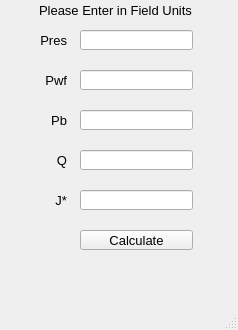
<?xml version="1.0" encoding="UTF-8"?>
<ui version="4.0">
 <class>MainWindow</class>
 <widget class="QMainWindow" name="MainWindow">
  <property name="geometry">
   <rect>
    <x>0</x>
    <y>0</y>
    <width>238</width>
    <height>330</height>
   </rect>
  </property>
  <property name="windowTitle">
   <string>Production Engineering</string>
  </property>
  <widget class="QWidget" name="centralwidget">
   <widget class="QLineEdit" name="Average_Pressure_Input">
    <property name="geometry">
     <rect>
      <x>80</x>
      <y>30</y>
      <width>113</width>
      <height>20</height>
     </rect>
    </property>
   </widget>
   <widget class="QLineEdit" name="Bubble_Point_Input">
    <property name="geometry">
     <rect>
      <x>80</x>
      <y>110</y>
      <width>113</width>
      <height>20</height>
     </rect>
    </property>
   </widget>
   <widget class="QLineEdit" name="Flowing_Pressure_Input">
    <property name="geometry">
     <rect>
      <x>80</x>
      <y>70</y>
      <width>113</width>
      <height>20</height>
     </rect>
    </property>
   </widget>
   <widget class="QLabel" name="Average_Pressure_Label">
    <property name="geometry">
     <rect>
      <x>20</x>
      <y>30</y>
      <width>47</width>
      <height>20</height>
     </rect>
    </property>
    <property name="font">
     <font>
      <pointsize>10</pointsize>
     </font>
    </property>
    <property name="text">
     <string>Pres</string>
    </property>
    <property name="alignment">
     <set>Qt::AlignRight|Qt::AlignTrailing|Qt::AlignVCenter</set>
    </property>
   </widget>
   <widget class="QLabel" name="Flowing_Pressure_Label">
    <property name="geometry">
     <rect>
      <x>20</x>
      <y>70</y>
      <width>47</width>
      <height>20</height>
     </rect>
    </property>
    <property name="font">
     <font>
      <pointsize>10</pointsize>
     </font>
    </property>
    <property name="text">
     <string>Pwf</string>
    </property>
    <property name="alignment">
     <set>Qt::AlignRight|Qt::AlignTrailing|Qt::AlignVCenter</set>
    </property>
   </widget>
   <widget class="QLabel" name="Bubble_Point_Label">
    <property name="geometry">
     <rect>
      <x>20</x>
      <y>110</y>
      <width>47</width>
      <height>20</height>
     </rect>
    </property>
    <property name="font">
     <font>
      <pointsize>10</pointsize>
     </font>
    </property>
    <property name="text">
     <string>Pb</string>
    </property>
    <property name="alignment">
     <set>Qt::AlignRight|Qt::AlignTrailing|Qt::AlignVCenter</set>
    </property>
   </widget>
   <widget class="QLabel" name="Flow_Rate_Label">
    <property name="geometry">
     <rect>
      <x>20</x>
      <y>150</y>
      <width>47</width>
      <height>20</height>
     </rect>
    </property>
    <property name="font">
     <font>
      <pointsize>10</pointsize>
     </font>
    </property>
    <property name="text">
     <string>Q</string>
    </property>
    <property name="alignment">
     <set>Qt::AlignRight|Qt::AlignTrailing|Qt::AlignVCenter</set>
    </property>
   </widget>
   <widget class="QLineEdit" name="Flow_Rate_Input">
    <property name="geometry">
     <rect>
      <x>80</x>
      <y>150</y>
      <width>113</width>
      <height>20</height>
     </rect>
    </property>
   </widget>
   <widget class="QLabel" name="Productivity_Index_Label">
    <property name="geometry">
     <rect>
      <x>20</x>
      <y>190</y>
      <width>47</width>
      <height>20</height>
     </rect>
    </property>
    <property name="font">
     <font>
      <pointsize>10</pointsize>
     </font>
    </property>
    <property name="text">
     <string>J*</string>
    </property>
    <property name="alignment">
     <set>Qt::AlignRight|Qt::AlignTrailing|Qt::AlignVCenter</set>
    </property>
   </widget>
   <widget class="QLineEdit" name="Productivity_Index_Input">
    <property name="geometry">
     <rect>
      <x>80</x>
      <y>190</y>
      <width>113</width>
      <height>20</height>
     </rect>
    </property>
   </widget>
   <widget class="QLabel" name="Direction_Label">
    <property name="geometry">
     <rect>
      <x>0</x>
      <y>0</y>
      <width>231</width>
      <height>20</height>
     </rect>
    </property>
    <property name="font">
     <font>
      <pointsize>10</pointsize>
     </font>
    </property>
    <property name="text">
     <string>Please Enter in Field Units</string>
    </property>
    <property name="alignment">
     <set>Qt::AlignCenter</set>
    </property>
   </widget>
   <widget class="QPushButton" name="pushButton">
    <property name="geometry">
     <rect>
      <x>80</x>
      <y>230</y>
      <width>113</width>
      <height>20</height>
     </rect>
    </property>
    <property name="font">
     <font>
      <pointsize>10</pointsize>
     </font>
    </property>
    <property name="text">
     <string>Calculate</string>
    </property>
   </widget>
  </widget>
  <widget class="QMenuBar" name="menubar">
   <property name="geometry">
    <rect>
     <x>0</x>
     <y>0</y>
     <width>238</width>
     <height>21</height>
    </rect>
   </property>
  </widget>
  <widget class="QStatusBar" name="statusbar"/>
 </widget>
 <resources/>
 <connections/>
</ui>
